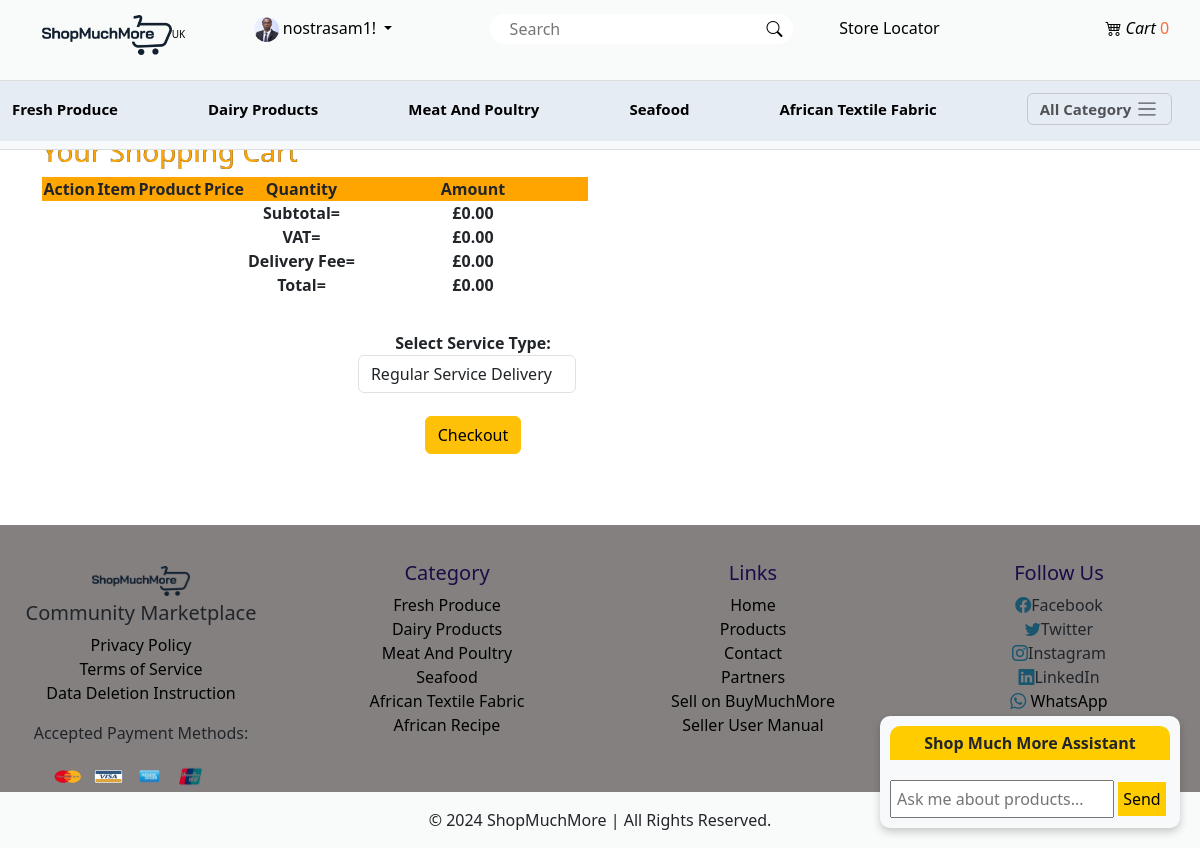
The app's page /cart (signed in), older data.
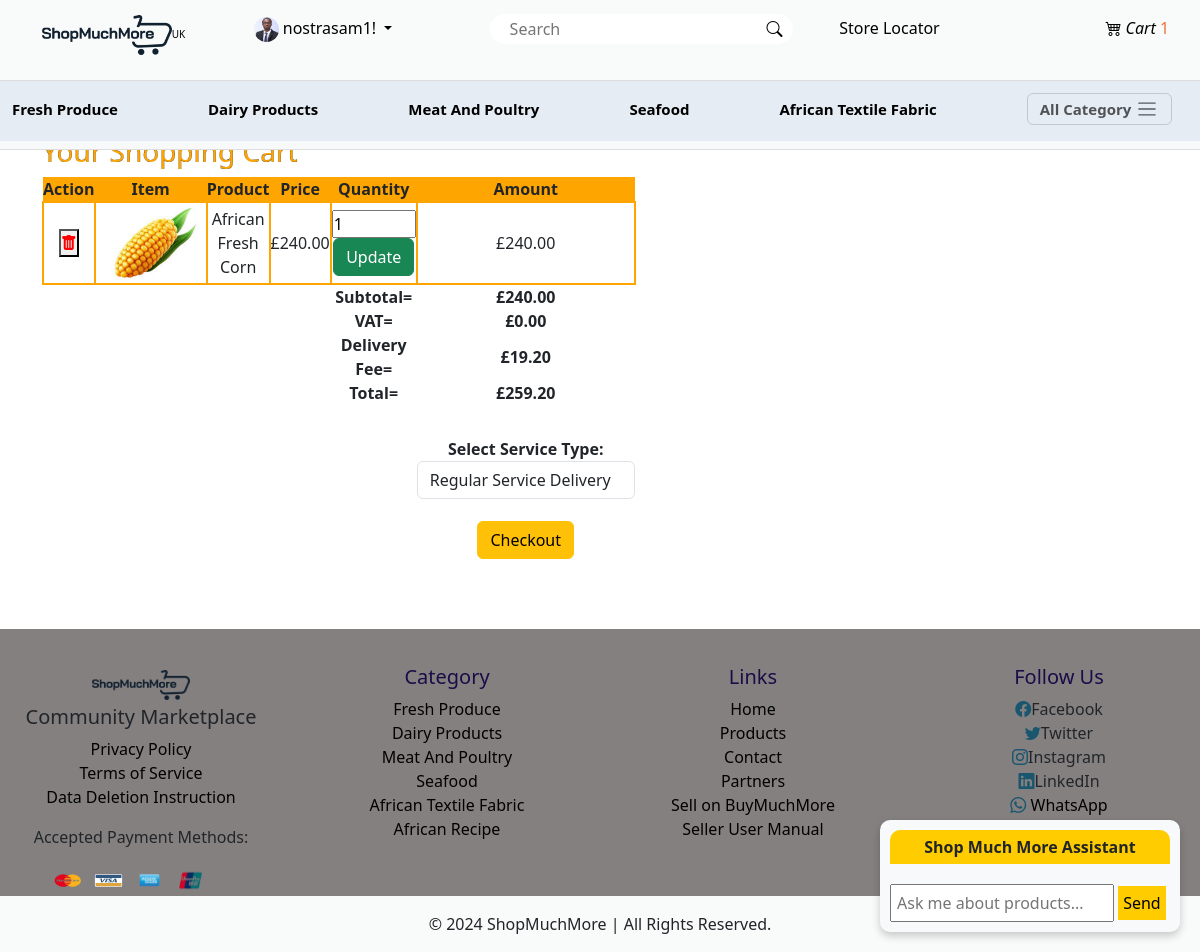
The same page, newer data.
### main/models.py (models this page shows, shortened)
class AppInfo(models.Model):
    appname = models.CharField(max_length=50)
    logo = models.ImageField(upload_to='logo')
    carousel1 = models.ImageField(upload_to='carousel')
    carousel2 = models.ImageField(upload_to='carousel')
    carousel3 = models.ImageField(upload_to='carousel')
    banner = models.ImageField(upload_to='banner')
    copyright = models.IntegerField()

class Customer(models.Model):
    user = models.OneToOneField(User, on_delete=models.CASCADE)
    stripe_customer_id = models.CharField(max_length=255, blank=True, null=True)
    first_name = models.CharField(max_length=50)
    last_name = models.CharField(max_length=50)
    email = models.EmailField(max_length=254)
    address = models.CharField(max_length=150)
    phone = models.CharField(max_length=50)
    pix = models.ImageField(upload_to='customer')
    latitude = models.FloatField(default=0.0)
    longitude = models.FloatField(default=0.0)

class Category(models.Model):
    brand = models.CharField(max_length=50)
    slug = models.SlugField(unique=True)
    description = models.TextField()
    pix = models.ImageField(upload_to='pix')

class Cart(models.Model):
    user = models.ForeignKey(User, on_delete=models.CASCADE)
    items = models.ForeignKey(Product, on_delete=models.CASCADE)  # Correct reference to Product model
    price = models.DecimalField(max_digits=10, decimal_places=2)
    order_number = models.CharField(max_length=255, null=True, blank=True)
    quantity = models.IntegerField()  # Quantity of the product in the cart
    paid = models.BooleanField(default=False)  # Whether the cart has been paid for
    amount = models.CharField(max_length=50)  # You can calculate total amount dynamically if needed
    status = models.CharField(max_length=20, blank=True, null=True)  # Status of the cart (optional)
    order_time = models.DateTimeField(null=True, blank=True)
    created_at = models.DateTimeField(default=now)
    canceled = models.BooleanField(default=False)
    cancellation_time = models.DateTimeField(null=True, blank=True)

class Product(models.Model):
    type = models.ForeignKey(Category, on_delete=models.CASCADE)
    seller_name = models.ForeignKey(User, on_delete=models.CASCADE, limit_choices_to={'is_staff': True})  # Only staff users can be sellers
    model = models.CharField(max_length=50)
    slug = models.SlugField(unique=True)
    description = models.TextField(max_length=300, blank=True, null=True)
    condition = models.CharField(max_length=50)
    color = models.CharField(max_length=50)
    quantity = models.IntegerField()
    kilogram = models.FloatField()
    availability = models.CharField(max_length=50)
    address = models.CharField(max_length=200)
    postcode = models.CharField(max_length=100, blank=True, null=True)
    price = models.DecimalField(max_digits=10, decimal_places=2)
    promo_price = models.IntegerField(blank=True, null=True)
    telephone1 = models.CharField(max_length=50)
    telephone2 = models.CharField(max_length=50, blank=True, null=True)
    seller_name = models.CharField(max_length=100)
    website = models.CharField(max_length=50, blank=True, null=True)
    seller_email = models.CharField(max_length=50, blank=True, null=True)
    message = models.TextField(blank=True, null=True)
    carimg = models.ImageField(upload_to='carimg')
    uploaded_at = models.DateTimeField(auto_now_add=True)
    updated_at = models.DateTimeField(auto_now=True)
    rating_value = models.FloatField(default=0.0)
    rating_count = models.PositiveIntegerField(default=0)
    is_vat_exempt = models.BooleanField(default=False, help_text="Select if this product is VAT exempt (0%).")
    total_views = models.PositiveIntegerField(default=0)  # Total views for the product
    total_customers = models.PositiveIntegerField(default=1)  # Total unique customers for the product, default is 1 to avoid division by zero
    ingredients = models.TextField()
    instructions = models.TextField()

### main/views.py (the view)
# urls.py: path('cart', views.cart, name='cart'),
@login_required(login_url='signin')
def cart(request):
    if request.user.is_authenticated:
        cart_items = Cart.objects.filter(user=request.user, paid=False)
        service_type = request.POST.get('service_type', 'regular')
        totals = calculate_cart_totals(cart_items, service_type)
        canceled_orders = Cart.objects.filter(user=request.user, paid=False, status='canceled')
        context = {
            'cart': cart_items,
            'subtotal': totals['subtotal'],
            'base_commission': totals['base_commission'],
            'additional_commission': totals['additional_commission'],
            'vat': totals['vat'],
            'total': totals['total'],
            'total_quantity': cart_items.aggregate(total_quantity=Sum('quantity'))['total_quantity'] or 0,
            'service_type': service_type,
            'is_vat_exempt': totals['is_vat_exempt'],
            'canceled_orders': canceled_orders,  # Include canceled orders in the context
        }
        return render(request, 'cart.html', context)
    return render(request, 'login.html', {'error': 'You need to be logged in to view your cart.'})

### main/templates/cart.html (shortened to what this page needs)
{% extends 'base.html' %}
{% load humanize %}
{% block header %} {% include 'header.html' %} {% endblock header %}
{% block content %}
<div class="container">
  <div class="row">
    <div class="col-12 col-md-6 cart">
      <h1 class="text-center titlebar">Your Shopping Cart</h1>
      <table>
        <thead>
          <tr>
            <th>Action</th>
            <th>Item</th>
            <th>Product</th>
            <th>Price</th>
            <th>Quantity</th>
            <th>Amount</th>
          </tr>
        </thead>
        <tbody>
          {% for item in cart %}
          <tr class="item">
            <form action="{% url 'delete' %}" method="POST">
              <td>
                <button type="submit"><i class="bi bi-trash-fill"></i></button>
              </td>
            </form>
            <td><img src="{{ item.items.carimg.url }}" alt="" style="height: 80px;"></td>
            <td>{{ item.items.model }}</td>
            <td>£{{ item.price|floatformat:2|intcomma }}</td>
            <form action="{% url 'update' %}" method="POST">
              <td>
                <input type="number" min="1" max="50" name="quant" value="{{ item.quantity }}">
                <button type="submit" class="btn btn-success">Update</button>
              </td>
            </form>
            <td>£{{ item.amount|floatformat:2|intcomma }}</td>
          </tr>
          {% endfor %}
          <tr class="subtot">
            <td></td>
            <td></td>
            <td></td>
            <td></td>
            <td>Subtotal= </td>
            <td>£<span id="subtotal">{{ subtotal|floatformat:2|intcomma }}</span></td>
        </tr>
        <tr class="subtot">
            <td></td>
            <td></td>
            <td></td>
            <td></td>
            <td>VAT= </td>
            <td>£<span id="vat">{{ vat|floatformat:2|intcomma }}</span></td>
        </tr>
        <tr class="subtot">
            <td></td>
            <td></td>
            <td></td>
            <td></td>
            <td>Delivery Fee=</td>
            <td>£<span id="commission">{{ additional_commission|floatformat:2|intcomma }}</span></td>
        </tr>
        <tr class="subtot">
            <td></td>
            <td></td>
            <td></td>
            <td></td>
            <td>Total= </td>
            <td>£<span id="total">{{ total|floatformat:2|intcomma }}</span></td>
        </tr>
          <tr class="cartbut">
            <td></td>
            <td></td>
            <td></td>
            <td></td>
            <td></td>
            <td>
              <form action="{% url 'checkout' %}" method="POST">
                <label for="service_type" class="servicetype">Select Service Type:</label>
                <select name="service_type" id="service_type" class="form-control" style="width: auto; min-width: 200px;" onchange="updateCommission()">
                  <option value="regular" {% if service_type == 'regular' or not service_type %}selected{% endif %}>Regular Service Delivery</option>
                </select>
                <button type="submit" class="btn btn-warning">Checkout</button>
              </form>
            </td>
          </tr>
        </tbody>
      </table>
    </div>
  </div>
</div>
{% endblock content %}
{% block footer %} {% include 'footer.html' %} {% endblock footer %}

### main/templates/base.html (shortened to what this page needs)
<!doctype html>
{% load static %}
<html lang="en">
  <head>
    <link rel="stylesheet" href="{% static '' %}css/style.css">
    <link href="https://unpkg.com/aos@2.3.1/dist/aos.css" rel="stylesheet">
    <link rel="stylesheet" href="https://cdn.jsdelivr.net/npm/bootstrap-icons@1.11.3/font/bootstrap-icons.min.css">
    <link href="https://cdn.jsdelivr.net/npm/bootstrap@5.3.2/dist/css/bootstrap.min.css" rel="stylesheet">
    <link href="https://cdn.jsdelivr.net/npm/bootstrap-icons@1.8.1/font/bootstrap-icons.css" rel="stylesheet">
  </head>
  <body>
    {% block header %}{% endblock header %}
    {% block content %}{% endblock content %}
    {% block footer %}{% endblock footer %}
<div id="chatbot-container">
  <div id="chatbot-header">Shop Much More Assistant</div>
  <div id="chatbot-messages"></div>
  <input type="text" id="chatbot-input" placeholder="Ask me about products...">
  <button id="chatbot-send">Send</button>
</div>
  </body>
</html>

### main/templates/header.html (shortened to what this page needs)
{% load static %}
<body>
<nav class="navbar navbar-expand-lg">
    <div class="container">
      <a class="navbar-brand uk" href="{% url 'home' %}"><img src="{{info.logo.url}}" style="height: 40px;">UK</a>
      <div class="collapse navbar-collapse" id="navbarSupportedContent">
        <ul class="navbar-nav me-auto mb-2 mb-lg-0">
          {% if user.is_authenticated %}
          <li class="nav-item dropdown">
            <a class="nav-link dropdown-toggle" href="#" role="button" data-bs-toggle="dropdown" aria-expanded="false">
              {% if user.customer %}
              <img src="{{user.customer.pix.url}}" style="height: 25px;">
              {% endif %}
              {% if request.user %}
              <span>{{user.username}}!</span>
              {% endif %}
            </a>
          </li>
          {% else %}
          <li class="nav-item">
            <a class="nav-link" href="{% url 'signin' %}"> Login </a>
          </li>
          {% endif %}
          <form action="{% url 'search' %}" method="POST">
            <div class="search-container" style="position: relative; width: 100%;">
                <input type="text" placeholder="Search" name="search" style="width: 100%; padding-right: 40px;">
                <button type="submit" class="bi bi-search" style="position: absolute; right: 0; top: 0; height: 100%; border: none; background: none; padding: 0 10px; cursor: pointer;">
                </button>
            </div>
        </form>
         <div>
        {% if user.is_authenticated %}
                    {% if user.customer %}
                        <li class="nav-item">
                            <a class="nav-link text-nowrap" href="{% url 'nearest_locations_for_customer' customer_id=user.customer.id %}">Store Locator</a>
                        </li>
                    {% elif user.merchant %}
                        <li class="nav-item">
                            <a class="nav-link text-nowrap delivery" href="{% url 'nearest_locations_for_merchant' merchant_id=user.merchant.id %}">Delivery Service Locator</a>
                        </li>
                    {% endif %}
                    {% endif %}
                  </div>
                  <div>
                    <li class="nav-item carticon">
                        <a class="nav-link text-nowrap " href="{% url 'cart' %}">
                            <i class="bi bi-cart4 cartcount"> Cart</i>
                            <span class="cart-count">
                                {% if total_quantity %}
                                    {{ total_quantity }}
                                {% else %}
                                    0
                                {% endif %}
                            </span>
                        </a>
                    </li>
                </div>
            </div>
          </div>
        </nav>
        <nav class="navbar bg-body-tertiary categonav">
          <div class="container-fluid bar">
            {% for item in categ|slice:":5" %}
            <a class="navbar-brand" href="{% url 'category' item.id item.slug %}">{{item.brand|title}}</a>
            {% endfor %}
            <button class="navbar-toggler" type="button" data-bs-toggle="offcanvas" data-bs-target="#offcanvasNavbar" aria-controls="offcanvasNavbar" aria-label="Toggle navigation">
              <span class="allcateg">All Category</span> <span class="navbar-toggler-icon actaeg"></span>
            </button>
        </nav>
</body>

### main/templates/footer.html (shortened to what this page needs)
{% load static %}
<div class="footer mt-5">
    <div class="footer2-container">
      <div class="row">
        <div class="col-12 col-sm-6 col-md-6 col-lg-3 text-center">
          <div>
            <img src="{{info.logo.url}}" alt="Company Logo">
            <h5>Community Marketplace</h5>
            <ul class="list-unstyled">
              <li><a href="{% url 'privacy_policy' %}">Privacy Policy</a></li>
              <li><a href="{% url 'terms_service' %}">Terms of Service</a></li>
              <li><a href="{% url 'deletion_instruction' %}">Data Deletion Instruction</a></li>
            </ul>
            <div>
              <p>Accepted Payment Methods:</p>
              <div class="payment-logos">
                  <img src="{% static 'images/mastercard.png' %}" alt="Mastercard" class="payment-logo">
                  <img src="{% static 'images/visa.png' %}" alt="Visa" class="payment-logo">
                  <img src="{% static 'images/american_express.png' %}" alt="American Express" class="payment-logo">
                  <img src="{% static 'images/unionpay.png' %}" alt="UnionPay" class="payment-logo">
              </div>
            </div>
          </div>
        </div>
        <div class="col-12 col-sm-6 col-md-6 col-lg-3 text-center">
          <h2>Category</h2>
          <ul class="list-unstyled">
              {% for item in categ %}
              <li><a class="dropdown-item" href="{% url 'category' item.id item.slug %}">{{ item.brand|title }}</a></li>
              {% endfor %}
          </ul>
        </div>
        <div class="col-12 col-sm-6 col-md-6 col-lg-3 text-center">
          <h2>Links</h2>
          <ul class="list-unstyled">
            <li><a href="{% url 'home' %}">Home</a></li>
            <li><a href="{% url 'products' %}">Products</a></li>
            <li><a href="{% url 'contact' %}">Contact</a></li>
            <li><a href="{% url 'partnerregistration' %}">Partners</a></li>
            <li class="nav-item"><a class="nav-link text-nowrap" href="{% url 'merchregistration' %}">Sell on BuyMuchMore</a></li>
            <li><a href="{% url 'user_manual' %}">Seller User Manual</a></li>
          </ul>
        </div>
        <div class="col-12 col-sm-6 col-md-6 col-lg-3 text-center">
          <h2>Follow Us</h2>
          <ul class="list-unstyled">
            <li><i class="bi bi-facebook"></i>Facebook</li>
            <li><i class="bi bi-twitter"></i>Twitter</li>
            <li><i class="bi bi-instagram"></i>Instagram</li>
            <li><i class="bi bi-linkedin"></i>LinkedIn</li>
            <a href="https://wa.me/+2348034091166" target="_blank" >
              <i class="bi bi-whatsapp"></i> WhatsApp
          </a>
          </ul>
        </div>
      </div>
    </div>
    <div class="container-fluid">
      <div class="row text-center footer2">
        <div class="col-12">
          <p class="pt-3">&copy; <span>{{info.copyright}}</span> ShopMuchMore | All Rights Reserved.</p>
        </div>
      </div>
    </div>
</div>

Row changes from the older to the newer data that the page shows:
added Cart: items.carimg (picture), items.model "African Fresh Corn", price "240.00", quant "1", amount "240.00"
Text that changed along with them:
{{ total_quantity }}: (not shown) → "1"
{{ subtotal|floatformat:2|intcomma }}: "0.00" → "240.00"
{{ additional_commission|floatformat:2|intcomma }}: "0.00" → "19.20"
{{ total|floatformat:2|intcomma }}: "0.00" → "259.20"
text no longer shown: "0"
